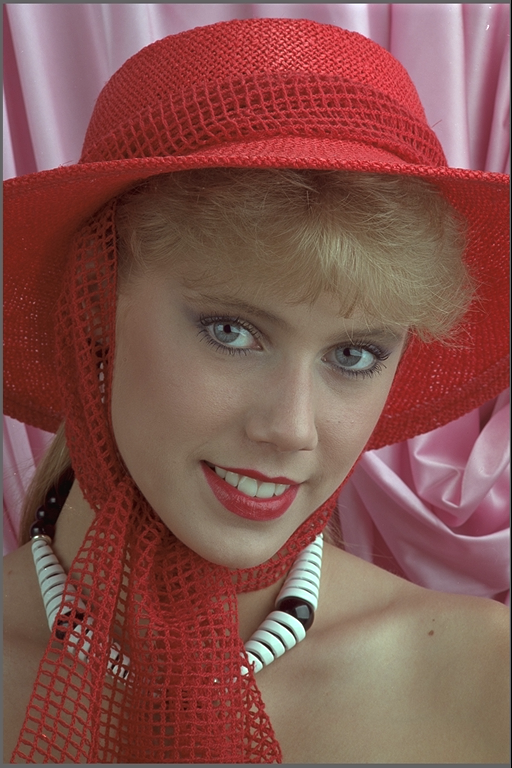
#> input picture data/input/portrait/kodim04.png, 512 x 768 px; its folder holds only this picture in this run
$ python run_suite.py
#> lines starting #> are read from the running program, lines starting #| are printed output that depends on the picture
### src/utils.py
from __future__ import annotations

import json
from pathlib import Path
from typing import Tuple

import cv2
import numpy as np


def ensure_dir(path: str | Path) -> Path:
    """Create directory if needed and return Path."""
    target = Path(path)
    target.mkdir(parents=True, exist_ok=True)
    return target


def load_image(path: str | Path, mode: str = "color") -> np.ndarray:
    """
    Load image as float32 array in [0, 1].

    mode: "color" (RGB) or "gray".
    """
#> called with mode = 'color'
    path = Path(path)
    if not path.exists():
        raise FileNotFoundError(f"Image not found: {path}")

    if mode == "gray":
        image = cv2.imread(str(path), cv2.IMREAD_GRAYSCALE)
        if image is None:
            raise ValueError(f"Failed to load grayscale image: {path}")
        image = image.astype(np.float32) / 255.0
        return image

    if mode == "color":
        image = cv2.imread(str(path), cv2.IMREAD_COLOR)
#> image is the input picture: shape (768, 512, 3); mean B, G, R 78.4, 84.1, 131.9
        if image is None:
            raise ValueError(f"Failed to load color image: {path}")
        image = cv2.cvtColor(image, cv2.COLOR_BGR2RGB)
        image = image.astype(np.float32) / 255.0
        return image

    raise ValueError(f"Unsupported mode '{mode}'. Use 'color' or 'gray'.")


def save_image(path: str | Path, image: np.ndarray) -> Path:
    """Save float image (0-1 or 0-255) to disk using OpenCV."""
    path = Path(path)
    ensure_dir(path.parent)

    array = np.asarray(image)
    if array.dtype != np.uint8:
        array = np.clip(array, 0.0, 1.0 if array.max() <= 1.0 else 255.0)
        if array.max() <= 1.0:
            array = (array * 255.0 + 0.5).astype(np.uint8)
        else:
            array = array.astype(np.uint8)

    if array.ndim == 3 and array.shape[2] == 3:
        array = cv2.cvtColor(array, cv2.COLOR_RGB2BGR)

    success = cv2.imwrite(str(path), array)
    if not success:
        raise IOError(f"Failed to save image to {path}")
    return path


# [20 lines left out: functions to_gray, upsample_to_size, not called in this run]


def save_parameters(path: str | Path, params: dict) -> Path:
    """Persist parameter dictionary as JSON."""
    path = Path(path)
    ensure_dir(path.parent)
    with path.open("w", encoding="utf-8") as f:
        json.dump(params, f, indent=2, sort_keys=True)
    return path

### src/guided_filter.py
from __future__ import annotations

import cv2
import numpy as np


def _box_filter(src: np.ndarray, radius: int) -> np.ndarray:
    """Fast box filter using OpenCV with reflect padding."""
    ksize = (2 * radius + 1, 2 * radius + 1)
    return cv2.boxFilter(src, ddepth=-1, ksize=ksize, borderType=cv2.BORDER_REFLECT)


def guided_filter(I: np.ndarray, p: np.ndarray, radius: int, eps: float) -> np.ndarray:
    """
    Guided filter implementation following He et al. 2012.

    Args:
        I: Guidance image (H×W or H×W×3) in float32 [0, 1].
        p: Filtering input (same spatial size as I, 1 or 3 channels).
        radius: Window radius r.
        eps: Regularization parameter ε.
    """
    if radius <= 0:
        raise ValueError("radius must be positive.")
    if eps < 0:
        raise ValueError("eps must be non-negative.")

    I = np.asarray(I, dtype=np.float32)
    p = np.asarray(p, dtype=np.float32)

    if I.ndim == 2:
        guidance = I
        return _guided_filter_gray(guidance, p, radius, eps)

    if I.ndim == 3 and I.shape[2] == 3:
        return _guided_filter_color(I, p, radius, eps)

    raise ValueError("Guidance image must have shape (H, W) or (H, W, 3).")


# [25 lines left out: function _guided_filter_gray, not called in this run]


def _guided_filter_color(I: np.ndarray, p: np.ndarray, radius: int, eps: float) -> np.ndarray:
    """Guided filter with RGB guidance, solving Σ a = cov."""
    if p.ndim == 2:
        p = p[..., None]
    if p.ndim != 3 or p.shape[2] not in (1, 3):
        raise ValueError("Input image p must have shape (H, W) or (H, W, C) with C=1 or 3.")
    if p.shape[:2] != I.shape[:2]:
        raise ValueError("I and p must share height and width.")

    eps_eye = eps * np.identity(3, dtype=np.float32)

    mean_I = np.dstack([_box_filter(I[:, :, c], radius) for c in range(3)])
    mean_p = _box_filter(p, radius)

    cov_I = np.empty(I.shape[:2] + (3, 3), dtype=np.float32)
    for i in range(3):
        for j in range(i, 3):
            cov = _box_filter(I[:, :, i] * I[:, :, j], radius) - mean_I[:, :, i] * mean_I[:, :, j]
            cov_I[:, :, i, j] = cov
            cov_I[:, :, j, i] = cov
    channels_p = p.shape[2]
    cov_Ip = np.empty(I.shape[:2] + (3, channels_p), dtype=np.float32)
    for c in range(channels_p):
        for k in range(3):
            cov_Ip[:, :, k, c] = _box_filter(I[:, :, k] * p[:, :, c], radius) - mean_I[:, :, k] * mean_p[:, :, c]

    h, w = I.shape[:2]
    cov_I = cov_I.reshape(-1, 3, 3) + eps_eye
    cov_Ip = cov_Ip.reshape(-1, 3, channels_p)

    inv_cov_I = np.linalg.inv(cov_I)
    a = np.einsum("nij,njk->nik", inv_cov_I, cov_Ip)
    a = a.reshape(h, w, 3, channels_p)

    mean_I_expanded = mean_I[:, :, :, None]
    b = mean_p - np.sum(a * mean_I_expanded, axis=2)

    mean_a = np.empty_like(a)
    for c in range(channels_p):
        for k in range(3):
            mean_a[:, :, k, c] = _box_filter(a[:, :, k, c], radius)
    mean_b = np.dstack([_box_filter(b[:, :, c], radius) for c in range(channels_p)])

    q = np.sum(mean_a * I[:, :, :, None], axis=2) + mean_b

    if q.shape[2] == 1:
        return q.reshape(h, w)
    return q

### scripts/run_suite.py
from __future__ import annotations

import argparse
import itertools
import sys
from pathlib import Path
from typing import Sequence

import numpy as np

ROOT = Path(__file__).resolve().parents[1]
SRC_DIR = ROOT / "src"
if str(SRC_DIR) not in sys.path:
    sys.path.insert(0, str(SRC_DIR))

from guided_filter import guided_filter
from utils import ensure_dir, load_image, save_image, save_parameters, upsample_to_size


def list_images(root: Path, patterns: Sequence[str]) -> list[Path]:
    files: list[Path] = []
    for pattern in patterns:
        files.extend(sorted(root.glob(pattern)))
    return files


def run_smoothing(image_path: Path, radii: Sequence[int], eps_values: Sequence[float], output_dir: Path) -> None:
    image = load_image(image_path)
    for radius, eps in itertools.product(radii, eps_values):
        smoothed = guided_filter(image, image, radius, eps)
        comparison = np.concatenate([image, smoothed], axis=1)
        suffix = f"r{radius}_eps{eps:.0e}"
        stem = image_path.stem
        save_image(output_dir / f"{stem}_{suffix}.png", smoothed)
        save_image(output_dir / f"{stem}_{suffix}_comparison.png", comparison)
        save_parameters(
            output_dir / f"{stem}_{suffix}.json",
            {
                "input": str(image_path),
                "radius": radius,
                "eps": eps,
                "mode": "smoothing",
            },
        )
#> this loop made 9 passes
#> pass 1, in _guided_filter_color, `mean_I = np.dstack([_box_filter(I[:, :, c], radius) for c in range(3)])`:
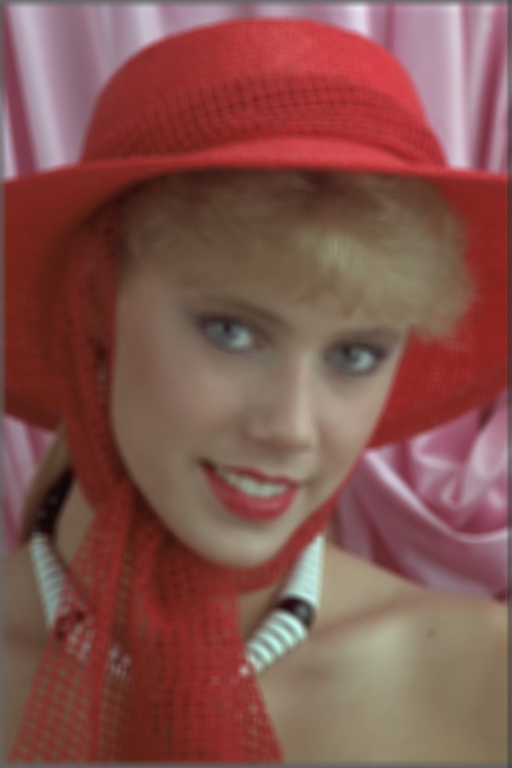
#> mean_I: shape (768, 512, 3) float32; mean R, G, B 0.517, 0.33, 0.307
#> pass 1, in _guided_filter_color, `b = mean_p - np.sum(a * mean_I_expanded, axis=2)`:
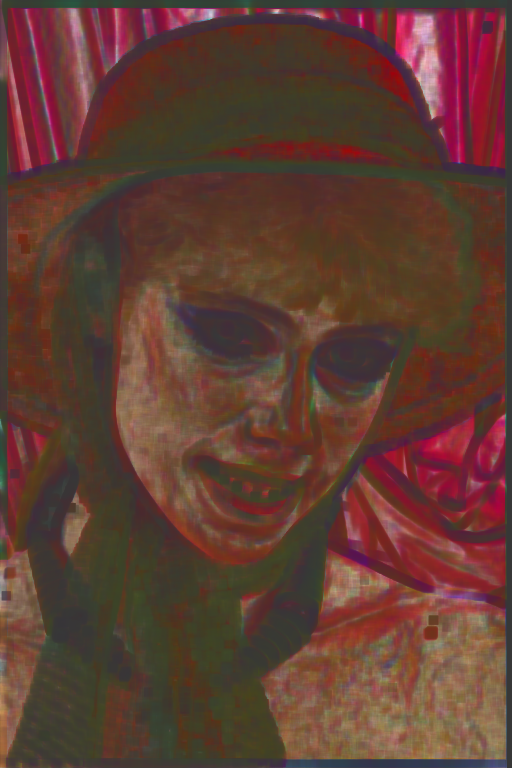
#> b: shape (768, 512, 3) float32; mean R, G, B 0.123, 0.0193, -0.0107; drawn with min black and max white


def run_enhancement(
    image_path: Path,
    alphas: Sequence[float],
    radius: int,
    eps: float,
    output_dir: Path,
) -> None:
    image = load_image(image_path)
    base = guided_filter(image, image, radius, eps)
#> in _guided_filter_color (call 10), `mean_I = np.dstack([_box_filter(I[:, :, c], radius) for c in range(3)])`:
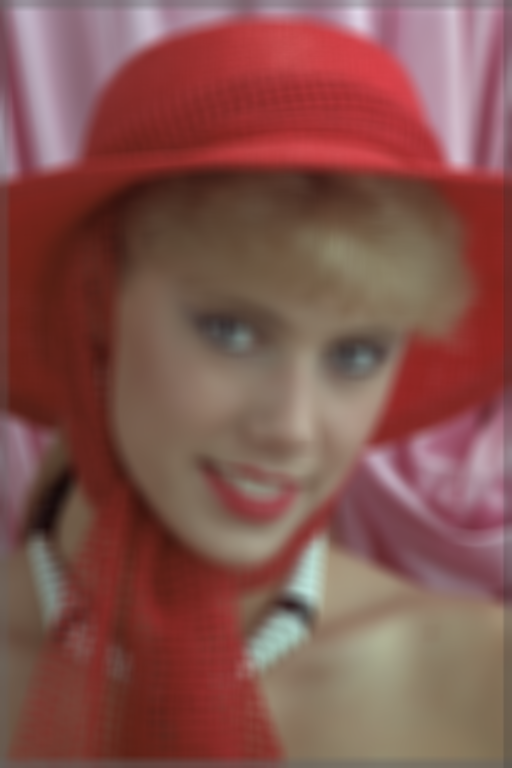
#> mean_I: shape (768, 512, 3) float32; mean R, G, B 0.517, 0.33, 0.307
#> in _guided_filter_color (call 10), `b = mean_p - np.sum(a * mean_I_expanded, axis=2)`:
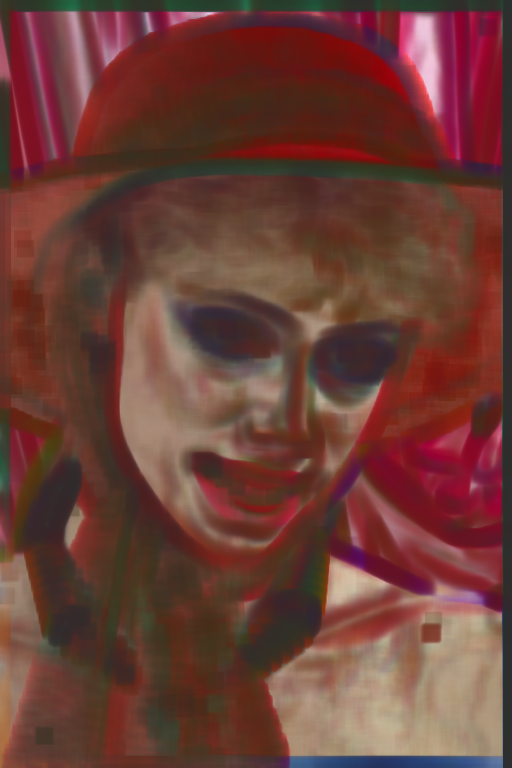
#> b: shape (768, 512, 3) float32; mean R, G, B 0.222, 0.064, 0.0379; drawn with min black and max white
#> in _guided_filter_color (call 10), `mean_b = np.dstack([_box_filter(b[:, :, c], radius) for c in range(cha..`:
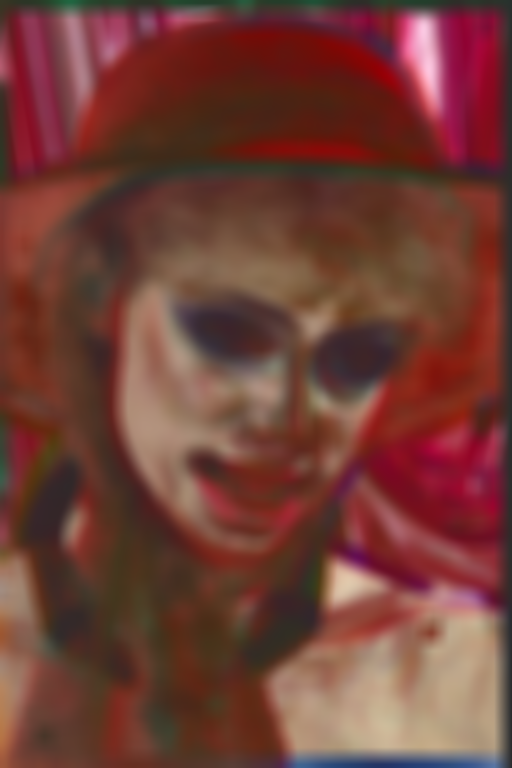
#> mean_b: shape (768, 512, 3) float32; mean R, G, B 0.222, 0.064, 0.0379; drawn with min black and max white
    detail = image - base
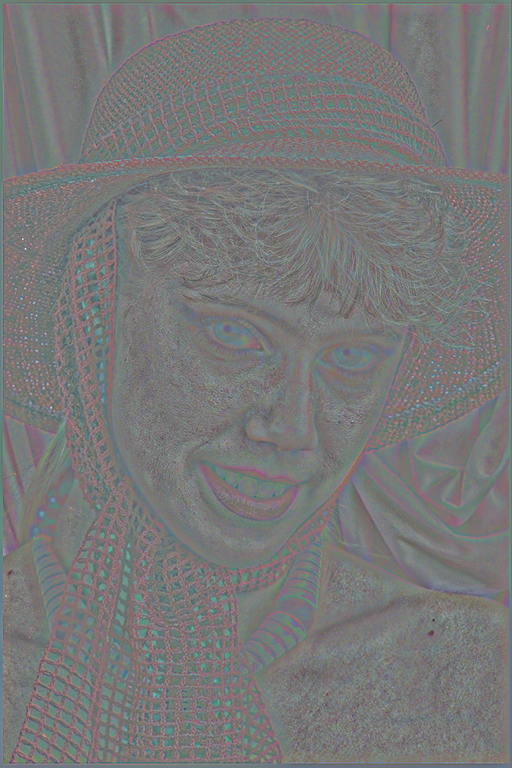
#> detail: shape (768, 512, 3) float32; mean R, G, B -1.24e-10, -2.59e-11, 3.46e-11; drawn with min black and max white

    for alpha in alphas:
        enhanced = np.clip(image + alpha * detail, 0.0, 1.0)
        comparison = np.concatenate([image, enhanced], axis=1)
        suffix = f"alpha{alpha:g}_r{radius}_eps{eps:.0e}"
        stem = image_path.stem
        save_image(output_dir / f"{stem}_{suffix}.png", enhanced)
        save_image(output_dir / f"{stem}_{suffix}_comparison.png", comparison)
        save_parameters(
            output_dir / f"{stem}_{suffix}.json",
            {
                "input": str(image_path),
                "alpha": alpha,
                "radius": radius,
                "eps": eps,
                "mode": "enhance",
            },
        )
#> this loop made 3 passes
#> pass 1, in run_enhancement, `comparison = np.concatenate([image, enhanced], axis=1)`:
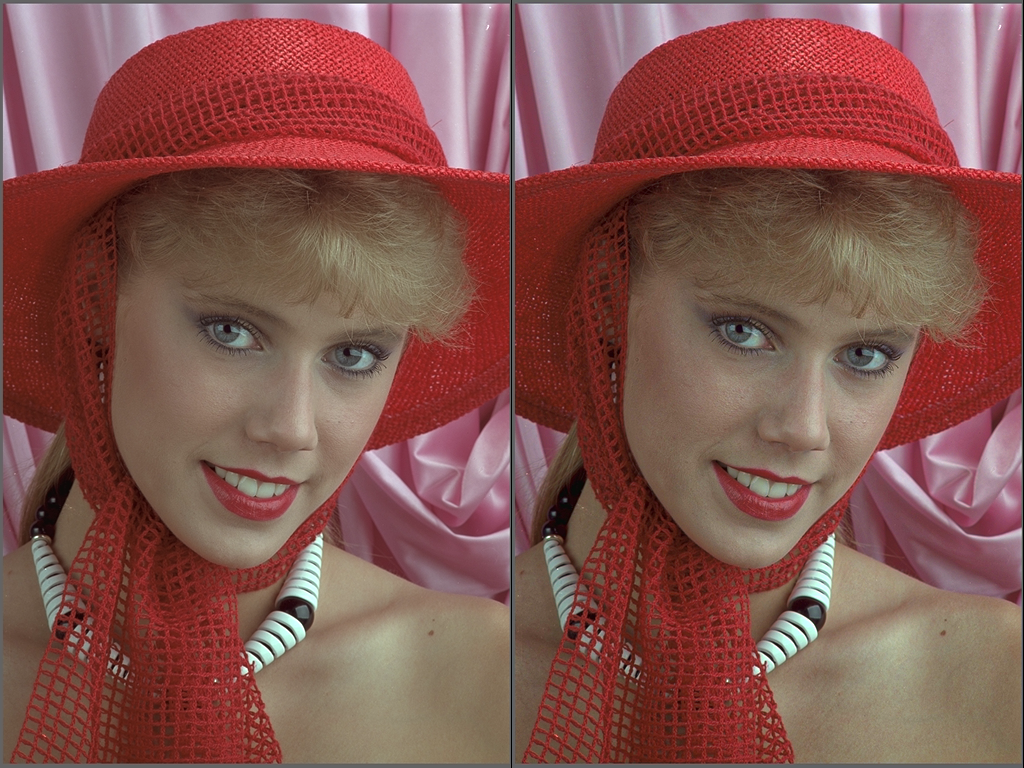
#> comparison: shape (768, 1024, 3) float32; mean R, G, B 0.517, 0.33, 0.308


def run_joint_upsample(
    image_path: Path,
    radius: int,
    eps: float,
    scale: float,
    upsample_method: str,
    baseline_method: str,
    output_dir: Path,
) -> None:
    guide = load_image(image_path)
    height, width = guide.shape[:2]
    low_h = max(1, int(height * scale))
    low_w = max(1, int(width * scale))

    lowres = upsample_to_size(guide, (low_h, low_w), method="bilinear")
    upsampled = upsample_to_size(lowres, (height, width), method=upsample_method)
    baseline = upsample_to_size(lowres, (height, width), method=baseline_method)
    filtered = guided_filter(guide, upsampled, radius, eps)

    stem = image_path.stem
    suffix = f"{stem}_scale{scale:.2f}_{upsample_method}_r{radius}_eps{eps:.0e}"

    save_image(output_dir / f"{suffix}_filtered.png", filtered)
    save_image(output_dir / f"{suffix}_baseline.png", baseline)
    comparison = np.concatenate([baseline, filtered], axis=1)
    save_image(output_dir / f"{suffix}_comparison.png", comparison)
    save_parameters(
        output_dir / f"{suffix}.json",
        {
            "guide": str(image_path),
            "scale": scale,
            "radius": radius,
            "eps": eps,
            "upsample_method": upsample_method,
            "baseline_method": baseline_method,
            "mode": "joint_upsample",
        },
    )


def parse_args() -> argparse.Namespace:
    parser = argparse.ArgumentParser(description="Batch runner for guided filter demos.")
    parser.add_argument("--input-root", default="data/input", help="Root directory containing image categories.")
    parser.add_argument("--results-root", default="data/results", help="Directory to store generated results.")
    parser.add_argument(
        "--portrait-patterns",
        nargs="+",
        default=("portrait/*.png", "portrait/*.jpg"),
        help="Glob patterns (relative to input-root) for portrait images.",
    )
    parser.add_argument(
        "--landscape-patterns",
        nargs="+",
        default=("landscape/*.png", "landscape/*.jpg"),
        help="Glob patterns (relative to input-root) for landscape images.",
    )
    parser.add_argument("--smoothing-radii", nargs="+", type=int, default=(4, 8, 16), help="Radii for smoothing demo.")
    parser.add_argument(
        "--smoothing-eps",
        nargs="+",
        type=float,
        default=(1e-4, 1e-3, 1e-2),
        help="Epsilon values for smoothing demo.",
    )
    parser.add_argument(
        "--enhance-alphas",
        nargs="+",
        type=float,
        default=(1.0, 1.5, 2.0),
        help="Alpha values for detail enhancement.",
    )
    parser.add_argument("--enhance-radius", type=int, default=8, help="Radius for detail enhancement.")
    parser.add_argument("--enhance-eps", type=float, default=1e-3, help="Epsilon for detail enhancement.")
    parser.add_argument("--upsample-radius", type=int, default=4, help="Radius for joint upsampling.")
    parser.add_argument("--upsample-eps", type=float, default=1e-4, help="Epsilon for joint upsampling.")
    parser.add_argument("--upsample-scale", type=float, default=0.25, help="Scale factor to create low-res inputs.")
    parser.add_argument(
        "--upsample-method",
        default="nearest",
        choices=("nearest", "bilinear", "bicubic"),
        help="Interpolation before guided filtering.",
    )
    parser.add_argument(
        "--baseline-method",
        default="bilinear",
        choices=("nearest", "bilinear", "bicubic"),
        help="Baseline interpolation for comparison.",
    )
    parser.add_argument(
        "--skip",
        nargs="+",
        choices=("smoothing", "enhance", "joint"),
        default=(),
        help="Skip specified stages.",
    )
    return parser.parse_args()


def main() -> None:
    args = parse_args()

    input_root = Path(args.input_root)
    results_root = Path(args.results_root)

    portraits = list_images(input_root, args.portrait_patterns)
    landscapes = list_images(input_root, args.landscape_patterns)
    if not portraits and "enhance" not in args.skip:
        print("Warning: no portrait images found for enhancement.")
    if not landscapes and "smoothing" not in args.skip:
        print("Warning: no landscape images found for smoothing/joint upsampling.")

    if "smoothing" not in args.skip:
        smoothing_dir = ensure_dir(results_root / "smoothing")
        for image_path in landscapes + portraits:
            run_smoothing(image_path, args.smoothing_radii, args.smoothing_eps, smoothing_dir)

    if "enhance" not in args.skip and portraits:
        enhance_dir = ensure_dir(results_root / "enhance")
        for image_path in portraits:
            run_enhancement(
                image_path,
                args.enhance_alphas,
                args.enhance_radius,
                args.enhance_eps,
                enhance_dir,
            )

    if "joint" not in args.skip and landscapes:
        joint_dir = ensure_dir(results_root / "joint_upsample")
        for image_path in landscapes:
            run_joint_upsample(
                image_path,
                radius=args.upsample_radius,
                eps=args.upsample_eps,
                scale=args.upsample_scale,
                upsample_method=args.upsample_method,
                baseline_method=args.baseline_method,
                output_dir=joint_dir,
            )


if __name__ == "__main__":
    main()
